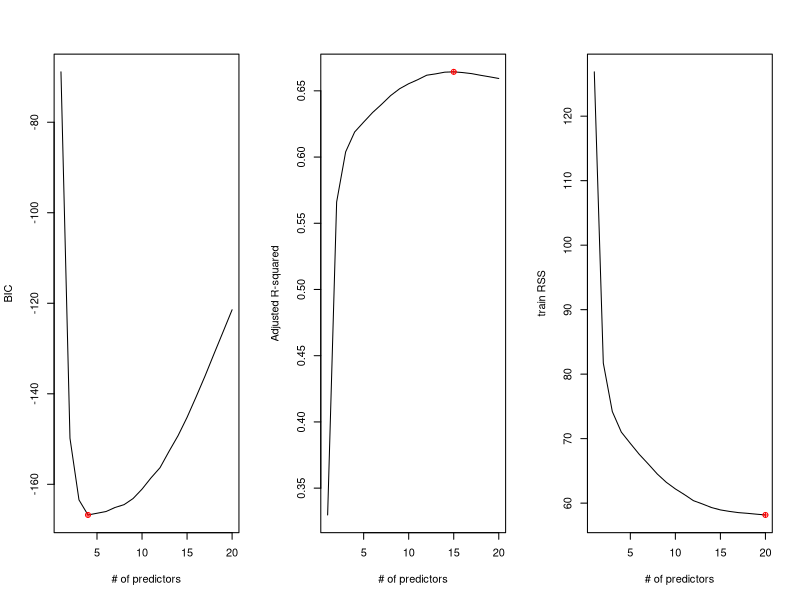

The R script that drew this image: (Note: this script raises an error after producing the figure.)
## ---- chunk 1
knitr::opts_chunk$set(echo = TRUE)
## ---- chunk 2
setwd("~/Desktop/CourseDev/Unit 2/PreLive")
golf<-read.csv("GolfData2.csv")
names(golf)
## ---- chunk 3
library(leaps)
golf2<-golf[,-c(1,8,10)]
reg.fwd=regsubsets(log(AvgWinnings)~.,data=golf2,method="forward",nvmax=20)

summary(reg.fwd)$adjr2
summary(reg.fwd)$rss
summary(reg.fwd)$bic


par(mfrow=c(1,3))
bics<-summary(reg.fwd)$bic
plot(1:20,bics,type="l",ylab="BIC",xlab="# of predictors")
index<-which(bics==min(bics))
points(index,bics[index],col="red",pch=10)

adjr2<-summary(reg.fwd)$adjr2
plot(1:20,adjr2,type="l",ylab="Adjusted R-squared",xlab="# of predictors")
index<-which(adjr2==max(adjr2))
points(index,adjr2[index],col="red",pch=10)

rss<-summary(reg.fwd)$rss
plot(1:20,rss,type="l",ylab="train RSS",xlab="# of predictors")
index<-which(rss==min(rss))
points(index,rss[index],col="red",pch=10)
## ---- chunk 4
coef(reg.fwd,4)
## ---- chunk 5
library(caret)
set.seed(1234)
trainIndex<-createDataPartition(golf2$AvgWinnings,p=.5,list=F)  #p: proportion of data in train

training<-golf2[trainIndex,]
validate<-golf2[-trainIndex,]

fwd.train=regsubsets(log(AvgWinnings)~.,data=training,method="forward",nvmax=20)

#Creating a prediction function 
predict.regsubsets =function (object , newdata ,id ,...){
  form=as.formula (object$call [[2]])
  mat=model.matrix(form ,newdata )
  coefi=coef(object ,id=id)
  xvars=names(coefi)
  mat[,xvars]%*%coefi
}

valMSE<-c()
#note my index, i, is to 20 since that is how many predictors I went up to during fwd selection
for (i in 1:20){
  predictions<-predict.regsubsets(object=fwd.train,newdata=validate,id=i) 
  valMSE[i]<-mean((log(validate$AvgWinnings)-predictions)^2)
}
par(mfrow=c(1,1))
plot(1:20,sqrt(valMSE),type="l",xlab="# of predictors",ylab="test vs validation RMSE",ylim=c(0.3,.9))
index<-which(valMSE==min(valMSE))
points(index,sqrt(valMSE[index]),col="red",pch=10)

trainMSE<-summary(fwd.train)$rss/nrow(training)
lines(1:20,sqrt(trainMSE),lty=3,col="blue")  


## ---- chunk 6
library(caret)
set.seed(1234)

fitControl<-trainControl(method="repeatedcv",number=10,repeats=10) 
glmnet.fit<-train(log(AvgWinnings)~.,
               data=golf2,
               method="glmnet",
               trControl=fitControl
               )
glmnet.fit
plot(glmnet.fit)
opt.pen<-glmnet.fit$finalModel$lambdaOpt #penalty term
coef(glmnet.fit$finalModel,opt.pen)

## ---- chunk 7
x=model.matrix(AvgWinnings~.,golf2)[,-1]
y=log(golf2$AvgWinnings)

library(glmnet)
set.seed(1234)

#grid=10^seq(10,-2, length =100)
#lasso.mod=glmnet(x,y,alpha=1, lambda =grid)

cv.out=cv.glmnet(x,y,alpha=1)
plot(cv.out)
bestlambda<-cv.out$lambda.1se
coef(cv.out,s=bestlambda)
